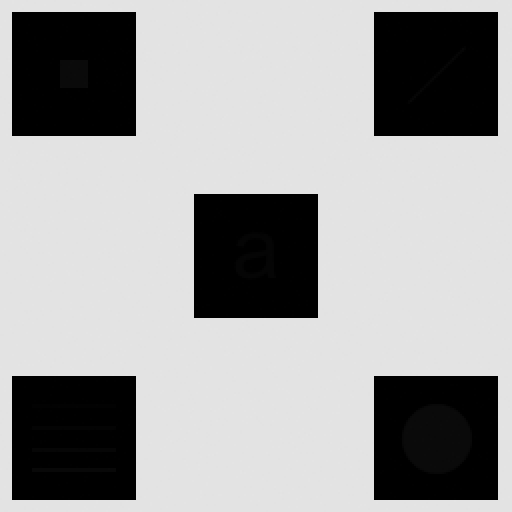
#> input picture DIP_HW3/DIP_HW3_2/hidden_object_2.jpg, 512 x 512 px
$ python 1.py
#> lines starting #> are read from the running program, lines starting #| are printed output that depends on the picture; after the words box and inside, x2 and y2 are one past the last pixel; in counts of white or black regions, pixels touching at a corner belong together
import cv2
import numpy as np
import matplotlib.pyplot as plt

k0 = 0
k1 = 0.3
k2 = 0
k3 = 0.05

def statistical_measures(image, kernal_size):
    if kernal_size == 0:
        return cv2.meanStdDev(image)[0], cv2.meanStdDev(image)[1]
    else:
        i = kernal_size
        kernal = np.ones((i, i), np.float32) / (i ** 2)
        mean = cv2.filter2D(image.astype(np.float32), -1, kernal)
        variance = cv2.filter2D((image.astype(np.float32) - mean) ** 2, -1, kernal)
        return mean, np.sqrt(variance)

def boundary(a, b):
    a_lower_bound = k0 * a
    a_upper_bound = k1 * a
    b_lower_bound = k2 * b
    b_upper_bound = k3 * b
    return [a_lower_bound, a_upper_bound, b_lower_bound, b_upper_bound]

def histogram_statistics(image, local_ms, max, b):
    width, height = image.shape

    for i in range(1, width):
        for j in range(1, height):
            local = image[i - 1 : i + 2, j - 1 : j + 2]
            local_max = np.max(local)
            if (b[0] < local_ms[0][i, j] < b[1]) and (b[2] < local_ms[1][i - 1, j - 1] < b[3]):
                c = round(max / local_max)
                image[i, j] = round(c * image[i, j])
    return image

# Read the image
image = cv2.imread('hidden_object_2.jpg', cv2.IMREAD_GRAYSCALE)
#> image is the input picture: shape (512, 512); min 0, max 228, mean 160.7

# Check if the image is valid
if image is None or not isinstance(image, (np.ndarray)):
    raise ValueError("Invalid image provided. Please check the file path.")

local = statistical_measures(image, 3)
#> in statistical_measures, `variance = cv2.filter2D((image.astype(np.float32) - mean) ** 2, -1, ke..`:
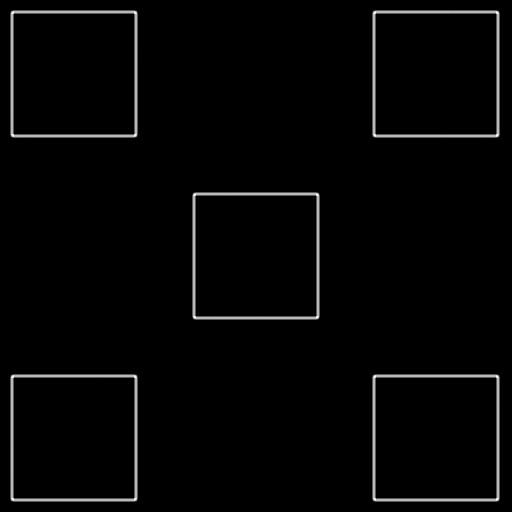
#> variance: shape (512, 512) float32; min 0, max 5254.4, mean 108.3; drawn with min black and max white
max = np.max(image)
#> max = 228
mean_std = statistical_measures(image, 0)
#> mean_std = ([160.7], [103])

# histogram_statistics method
b = boundary(mean_std[0], mean_std[1])
#> in boundary, `a_lower_bound = k0 * a`: a_lower_bound = [0]
#> in boundary, `a_upper_bound = k1 * a`: a_upper_bound = [48.2]
#> in boundary, `b_lower_bound = k2 * b`: b_lower_bound = [0]
#> in boundary, `b_upper_bound = k3 * b`: b_upper_bound = [5.15]
#> b = [[0], [48.2], [0], [5.15]]
image = histogram_statistics(image, local, max, b)
#> after the loop in histogram_statistics, `for i in range(1, width):`:
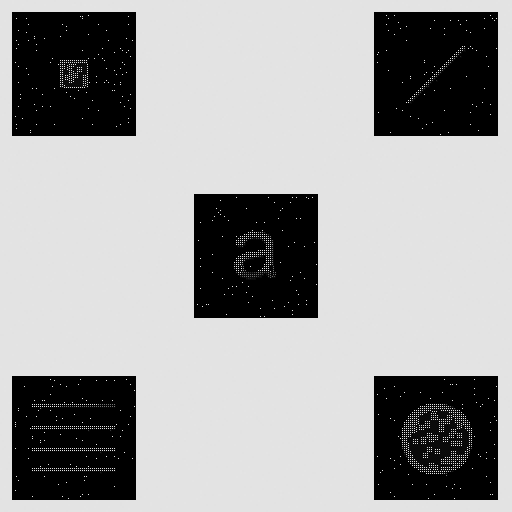
#> image: shape (512, 512); 0.94% of pixels changed, all inside (x1, y1, x2, y2) = (15, 15, 497, 499)
cv2.imwrite('histogram_statistics_image.png', image)

# local enhancement method
clahe = cv2.createCLAHE()
clahe_image = clahe.apply(image)
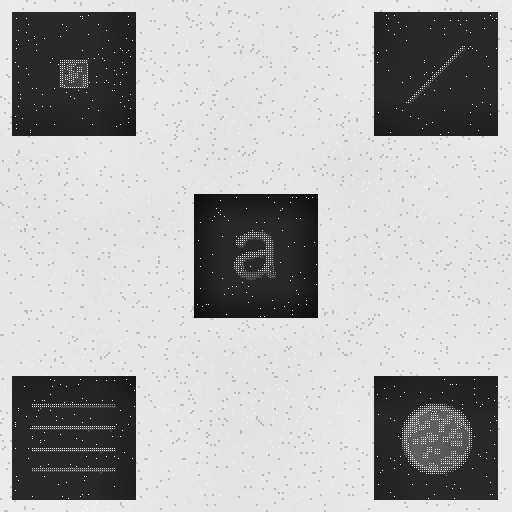
#> clahe_image: shape (512, 512); min 13, max 245, mean 174.4
cv2.imwrite('local_enhancement_image.png', clahe_image)

# Show plots
plt.show()
